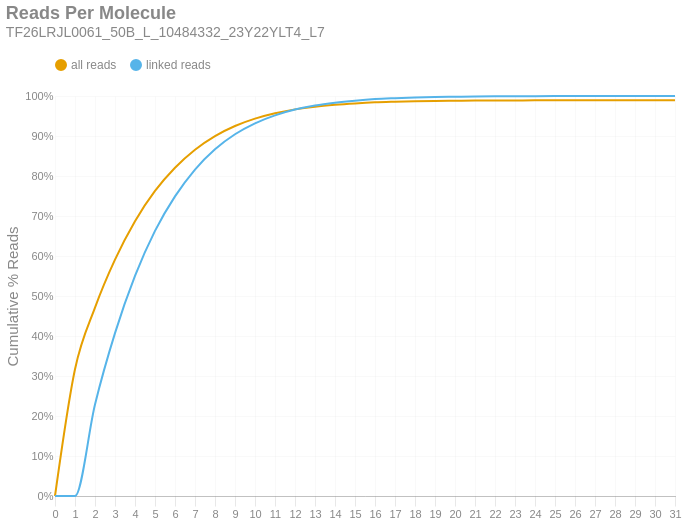

The code cell stored with this chart in its notebook:
### Markdown cell above
### Reads per Molecule
This chart shows the cumulative distribution of the number of reads per linked molecule. That is, how many alignments are associated with a unique molecule. This excludes the number of reads associated with invalid or absent linked-read barcodes. The `linked` histogram is the percentages recalculated when disregarding singletons.

### Code cell
if SKIPLR:
    print_html(f"Skipped")
else:
    counts = np.bincount(valids['reads'].cast(pl.Int64).to_numpy())
    weighted = counts * np.arange(len(counts))
    all_perc = weighted / n_reads
    linked_perc = weighted / n_linked_reads
    linked_perc[1] = 0
    binned_df = pl.DataFrame({
        'readsper': list(range(len(counts))),
        'all reads (cumsum)': np.cumsum(all_perc).tolist(),
        'linked reads (cumsum)': np.cumsum(linked_perc).tolist(),
    })

    with SafeRender(binned_df):
        (
            density_plot(binned_df, 'Reads Per Molecule', samplename, 'readspmol')
            .encode(
                x=alt.X('readsper:O', title=None).axis(labelAngle=0).scale(padding=0),
                y=alt.Y('value:Q', title='Cumulative % Reads').axis(format='%').stack(False),
                color=alt.Color("key:N").scale(domain=["all reads", "linked reads"]),
                tooltip=[
                    alt.Tooltip("key:N", title="Data Type"),
                    alt.Tooltip("readsper:O", title="Reads Per Molecule"),
                    alt.Tooltip("value:Q", format=".2%", title="% Reads (Cum.)")
                ]            
            )
        ).display()

### Figure 1 — Vega-Lite specification as saved in the notebook (floating-point values rounded to 4 significant figures)
{"width": "container", "height": 400, "config": {"title": {"anchor": "start", "dy": -15, "fontSize": 18, "color": "#888888", "subtitleColor": "#888888", "subtitleFontSize": 14}, "arc": {"fill": "#0072B2"}, "axis": {"domainColor": "#888888", "domainWidth": 0.5, "gridWidth": 0.2, "grid": false, "titleFontWeight": 400, "titleFontSize": 15, "labelFontSize": 11, "labelColor": "#888888", "tickColor": "#888888", "tickWidth": 0.2, "titleColor": "#888888"}, "axisBand": {"grid": false}, "axisX": {"grid": true, "tickSize": 10, "domainCap": "round"}, "axisY": {"domain": false, "grid": true, "tickSize": 0, "domainCap": "round"}, "background": "transparent", "header": {"labelFontSize": 15, "labelColor": "#888888", "titleFontSize": 15, "titleFontWeight": 600, "titleColor": "#888888"}, "legend": {"labelFont": "sans-serif", "labelFontSize": 12, "labelColor": "#888888", "symbolSize": 100, "symbolType": "circle", "titleFontSize": 12, "titlePadding": 10, "titleColor": "#888888", "title": null, "orient": "top"}, "range": {"category": ["#E69F00", "#56B4E9", "#009E73", "#F0E442", "#0072B2", "#D55E00", "#CC79A7", "#000000"], "diverging": ["#cfe8f3", "#a2d4ec", "#73bfe2", "#46abdb", "#1696d2", "#12719e"]}, "area": {"fill": "#0072B2", "fillOpacity": 0.7, "line": true, "strokeOpacity": 0.7}, "line": {"color": "#0072B2", "stroke": "#0072B2", "strokeWidth": 2}, "trail": {"color": "#0072B2", "stroke": "#0072B2", "strokeWidth": 0, "size": 1}, "point": {"filled": true, "fillOpacity": 1.0, "size": 95}, "text": {"color": "#888888", "fontSize": 11, "align": "right", "fontWeight": 400, "size": 11}, "bar": {"fill": "#0072B2", "stroke": null}, "view": {"stroke": null, "continuousWidth": 660, "continuousHeight": 400}}, "data": {"name": "data-617097d27ad0394ab13e13e1432224f3"}, "mark": {"type": "line", "interpolate": "monotone", "point": {"opacity": 0, "size": 275}}, "encoding": {"color": {"field": "key", "scale": {"domain": ["all reads", "linked reads"]}, "type": "nominal"}, "tooltip": [{"field": "key", "title": "Data Type", "type": "nominal"}, {"field": "readsper", "title": "Reads Per Molecule", "type": "ordinal"}, {"field": "value", "format": ".2%", "title": "% Reads (Cum.)", "type": "quantitative"}], "x": {"axis": {"labelAngle": 0}, "field": "readsper", "scale": {"padding": 0}, "title": null, "type": "ordinal"}, "y": {"axis": {"format": "%"}, "field": "value", "stack": false, "title": "Cumulative % Reads", "type": "quantitative"}}, "params": [{"name": "param_c36ac31b6afebe62", "select": {"type": "point", "fields": ["key"]}, "bind": "legend"}], "title": {"text": "Reads Per Molecule", "subtitle": "TF26LRJL0061_50B_L_10484332_23Y22YLT4_L7"}, "transform": [{"fold": ["all reads (cumsum)", "linked reads (cumsum)"]}, {"calculate": "replace(datum.key, ' (cumsum)', '')", "as": "key"}, {"filter": {"param": "param_c36ac31b6afebe62"}}], "usermeta": {"embedOptions": {"downloadFileName": "TF26LRJL0061_50B_L_10484332_23Y22YLT4_L7.readspmol"}}, "$schema": "https://vega.github.io/schema/vega-lite/v6.4.1.json", "datasets": {"data-617097d27ad0394ab13e13e1432224f3": [{"readsper": 0, "all reads (cumsum)": 0.0, "linked reads (cumsum)": 0.0}, {"readsper": 1, "all reads (cumsum)": 0.3171, "linked reads (cumsum)": 0.0}, {"readsper": 2, "all reads (cumsum)": 0.4709, "linked reads (cumsum)": 0.2288}, {"readsper": 3, "all reads (cumsum)": 0.5908, "linked reads (cumsum)": 0.4072}, {"readsper": 4, "all reads (cumsum)": 0.687, "linked reads (cumsum)": 0.5502}, {"readsper": 5, "all reads (cumsum)": 0.7626, "linked reads (cumsum)": 0.6627}, {"readsper": 6, "all reads (cumsum)": 0.8206, "linked reads (cumsum)": 0.749}, {"readsper": 7, "all reads (cumsum)": 0.8657, "linked reads (cumsum)": 0.8161}, {"readsper": 8, "all reads (cumsum)": 0.8998, "linked reads (cumsum)": 0.8668}, {"readsper": 9, "all reads (cumsum)": 0.925, "linked reads (cumsum)": 0.9043}, {"readsper": 10, "all reads (cumsum)": 0.9434, "linked reads (cumsum)": 0.9317}, {"readsper": 11, "all reads (cumsum)": 0.9569, "linked reads (cumsum)": 0.9517}, {"readsper": 12, "all reads (cumsum)": 0.9665, "linked reads (cumsum)": 0.9661}, {"readsper": 13, "all reads (cumsum)": 0.9734, "linked reads (cumsum)": 0.9763}, {"readsper": 14, "all reads (cumsum)": 0.9781, "linked reads (cumsum)": 0.9832}, {"readsper": 15, "all reads (cumsum)": 0.9815, "linked reads (cumsum)": 0.9884}, {"readsper": 16, "all reads (cumsum)": 0.9841, "linked reads (cumsum)": 0.9923}, {"readsper": 17, "all reads (cumsum)": 0.9856, "linked reads (cumsum)": 0.9945}, {"readsper": 18, "all reads (cumsum)": 0.9868, "linked reads (cumsum)": 0.9963}, {"readsper": 19, "all reads (cumsum)": 0.9877, "linked reads (cumsum)": 0.9975}, {"readsper": 20, "all reads (cumsum)": 0.9881, "linked reads (cumsum)": 0.9982}, {"readsper": 21, "all reads (cumsum)": 0.9885, "linked reads (cumsum)": 0.9988}, {"readsper": 22, "all reads (cumsum)": 0.9888, "linked reads (cumsum)": 0.9992}, {"readsper": 23, "all reads (cumsum)": 0.989, "linked reads (cumsum)": 0.9994}, {"readsper": 24, "all reads (cumsum)": 0.9891, "linked reads (cumsum)": 0.9997}, {"readsper": 25, "all reads (cumsum)": 0.9892, "linked reads (cumsum)": 0.9998}, {"readsper": 26, "all reads (cumsum)": 0.9893, "linked reads (cumsum)": 0.9999}, {"readsper": 27, "all reads (cumsum)": 0.9893, "linked reads (cumsum)": 0.9999}, {"readsper": 28, "all reads (cumsum)": 0.9893, "linked reads (cumsum)": 1.0}, {"readsper": 29, "all reads (cumsum)": 0.9893, "linked reads (cumsum)": 1.0}, {"readsper": 30, "all reads (cumsum)": 0.9893, "linked reads (cumsum)": 1.0}, {"readsper": 31, "all reads (cumsum)": 0.9893, "linked reads (cumsum)": 1.0}]}}
